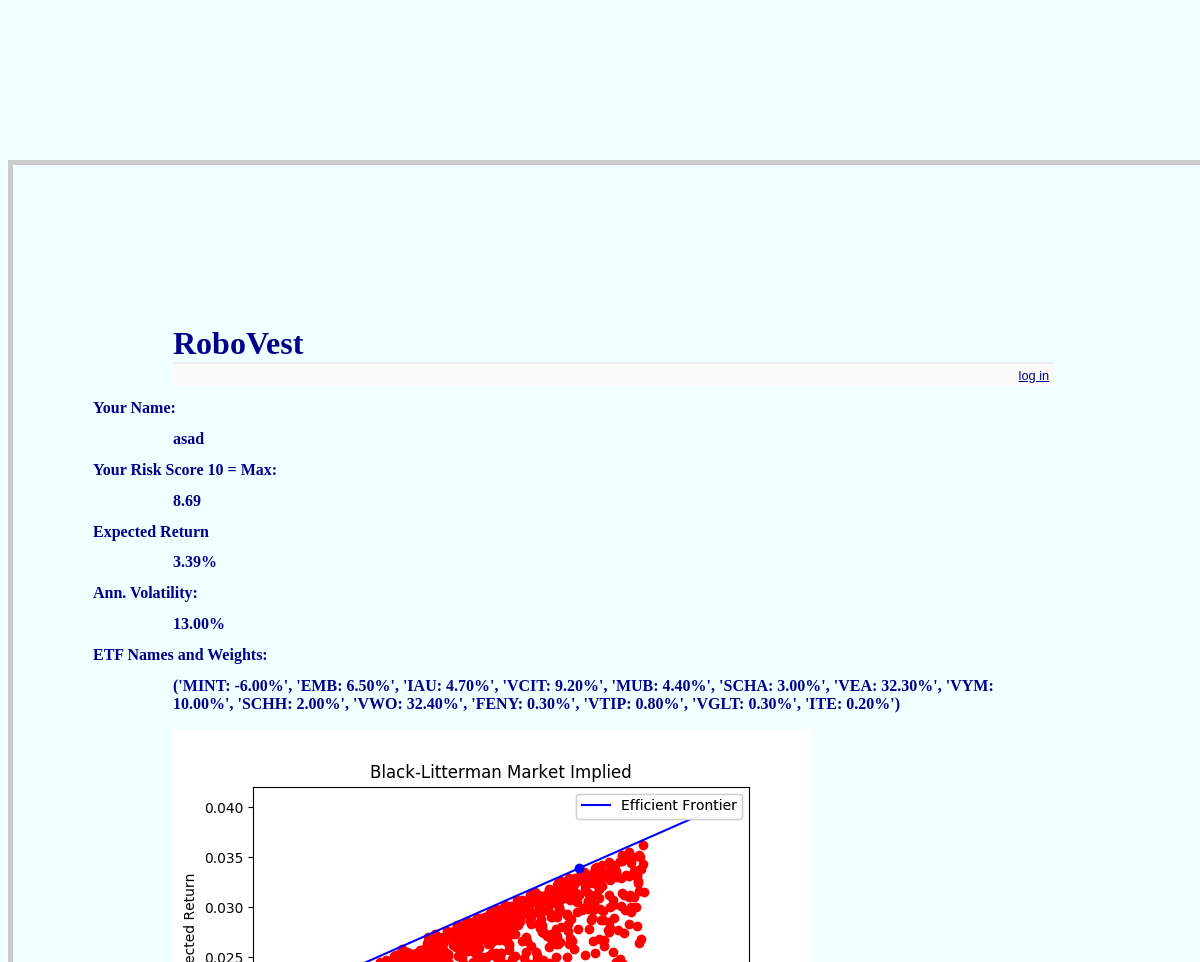
Before: / (upper part) with the older database file.
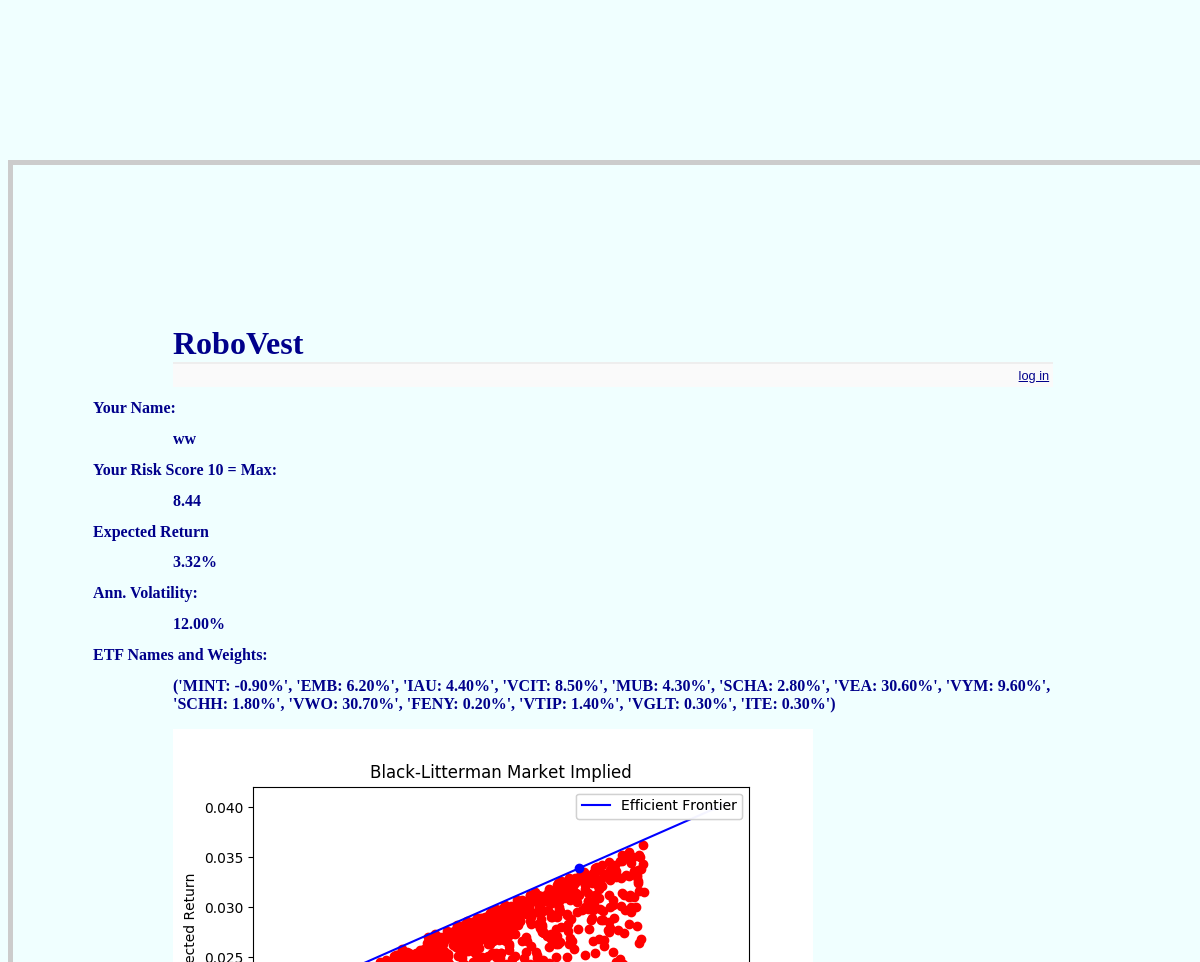
After: the same page with the newer database file.
### tables this page shows
CREATE TABLE entries (
  id integer primary key autoincrement,
  'alias' text,
  'age' int,
  'income' bigint,
  'worth' bigint,
  'preference' text,
  'household' text,
  'action' text,
  'handle' text,
  'risk' int,
  'etf1' real,
  'etf2' real,
  'etf3' real,
  'etf4' real,
  'etf5' real,
  'etf6' real,
  'etf7' real,
  'etf8' real,
  'etf9' real,
  'etf10' int,
  'etf11' int,
  'etf12' int,
  'etf13' int,
  'etf14' int,
  'return' int,
  'vol' int
);

### robovest.py (the view)
@app.route('/')
def show_entries():
    db = get_db()
    cur = db.execute('select alias, age, income, worth, preference, household, action, risk, etf1, etf2, etf3, etf4, etf5, etf6, etf7, etf8, etf9, etf10, etf11, etf12, etf13, etf14, return, vol from entries order by id desc')
    entries = cur.fetchall()
    return render_template('show_entries.html', entries=entries)

### robovest.py (called while the page is built)
def connect_db():
    rv = sqlite3.connect(app.config['DATABASE'])
    rv.row_factory = sqlite3.Row
    return rv

def get_db():
    if not hasattr(g, 'sqlite_db'):
        g.sqlite_db = connect_db()
    return g.sqlite_db

### templates/show_entries.html (shortened to what this page needs)
{% extends "layout.html" %}
{% block body %}
<ul class=entries>
{% for entry in entries[0:1] %}
<li><h2>{{ "Your Name:" }}</li><h2>{{ entries[2].alias|safe }}</h2>
<li><h2>{{ "Your Risk Score 10 = Max:" }}</li><h2>{{ "%.2f" % entries[1].risk|float }}</h2>
<li><h2>{{ "Expected Return" }}</li><h2>{{ "%.2f" % entries[0].return|float + "%" }}</h2>
<li><h2>{{ "Ann. Volatility:" }}</li><h2>{{ "%.2f" % entries[0].vol|float + "%"}}</h2>
<li><h2>{{ "ETF Names and Weights:" }}</li><h2>{{ "MINT: %.2f" % entries[0].etf1 + "%", "EMB: %.2f" % entries[0].etf2 + "%", "IAU: %.2f" % entries[0].etf3 + "%", "VCIT: %.2f" % entries[0].etf4 + "%", "MUB: %.2f" % entries[0].etf5 + "%", "SCHA: %.2f" % entries[0].etf6 + "%", "VEA: %.2f" % entries[0].etf7 + "%", "VYM: %.2f" % entries[0].etf8 + "%", "SCHH: %.2f" % entries[0].etf9 + "%", "VWO: %.2f" % entries[0].etf10 +"%", "FENY: %.2f" % entries[0].etf11 +"%", "VTIP: %.2f" % entries[0].etf12 +"%", "VGLT: %.2f" % entries[0].etf13 +"%", "ITE: %.2f" % entries[0].etf14 +"%"}}</h2>
<p>
  <img src = "{{url_for('static', filename='plot.png')}}" />
</p>
{% else %}
<li><em>Unbelievable.  No entries here so far</em>
{% endfor %}
</ul>
{% endblock %}

### templates/layout.html (shortened to what this page needs)
<!doctype html>
<link rel=stylesheet type=text/css href="{{ url_for('static', filename='style.css') }}">
<div class=page>
  <h1>RoboVest</h1>
  <div class=metanav>
  {% if not session.logged_in %}
    <a href="{{ url_for('login') }}">log in</a>
  {% else %}
    <a href="{{ url_for('logout') }}">log out</a>
  {% endif %}
  </div>
  {% block body %}{% endblock %}
</div>

### static/style.css (style rules this page uses)
a, h1, h2 { color: #00008B; }
h1, h2 { font-family: 'Georgia', serif; margin: 0; }
h1 { border-bottom: 2px solid #eee; }
h2 { font-size: 1em; }
.page { margin: 10em auto; width: 55em; border: 5px solid #ccc; padding: 10em; background: #F0FFFF; }
.entries { list-style: none; margin: 0; padding: 0; }
.entries li { margin: 0.8em -3em; }
.entries li h2 { margin-left: -2em; }
.metanav { text-align: right; font-size: 0.8em; padding: 0.3em; margin-bottom: 1em; background: #fafafa; }

Changed rows visible on the page:
changed entries: return "3.39%" → "3.32%"; vol "13.00%" → "12.00%"; etf1+etf2+etf3 "('MINT: -6.00%', 'EMB: 6.50%', 'IAU: 4.70%', 'VCIT: 9.20%', 'MUB: 4.40%', 'SCHA: 3.00%', 'VEA: 32.30%', 'VYM: 10.00%', 'SCHH: 2.00%', 'VWO: 32.40%', 'FENY: 0.30%', 'VTIP: 0.80%', 'VGLT: 0.30%', 'ITE: 0.20%')" → "('MINT: -0.90%', 'EMB: 6.20%', 'IAU: 4.40%', 'VCIT: 8.50%', 'MUB: 4.30%', 'SCHA: 2.80%', 'VEA: 30.60%', 'VYM: 9.60%', 'SCHH: 1.80%', 'VWO: 30.70%', 'FENY: 0.20%', 'VTIP: 1.40%', 'VGLT: 0.30%', 'ITE: 0.30%')"
changed entries (number 2 of 3 on the later page): alias "asad" → "ww"
changed entries (number 3 of 3 on the later page): risk "8.69" → "8.44"
